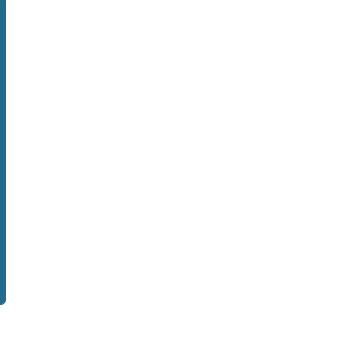
Frame 1 (no input)
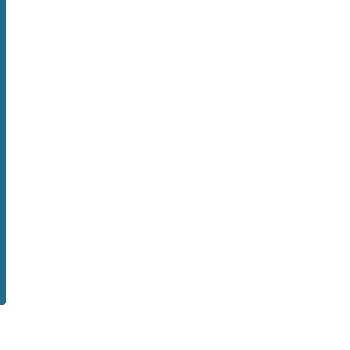
Frame 60 (the mouse pressed at the canvas centre just before this capture)
Frame 120 (the mouse held since frame 60 and released just before this capture): identical to frame 60, image omitted

The Processing sketch that drew these frames (run headless with seeded random() and noise(); from frame 60 on, the mouse is pressed at the canvas centre):

// Processing sketch: magicworms
// ── magicworms.pde
void setup()
{
  size(350, 350);
  background(#FFFFFF);         
}

void draw()
{
  float maxValue = 0;
  float maxval = random(maxValue);
  for(int i =1; i < 300; i++)
  {
    fill(#236B8B);
    stroke(#236B8B);
    ellipse(maxval, i, 10,10);
  }
  
}

float random(int maxValue)
{
  maxValue = (int) random(width);
  
  return(maxValue);
}

float frequency = .001;
float noiseInterval = PI;

void makeMagical() 
{
     fill( 0, 0, 0, 10 );
     rect(0, 0, width, height);
     noStroke();
}

float getWormX(int i) 
{
     return map(noise(i*noiseInterval + frameCount * frequency), 0, 1, 0, width);
}

float getWormY(int i)
{
     return map(noise(i*noiseInterval+1 + frameCount * frequency), 0, 1, 0, height);
}
